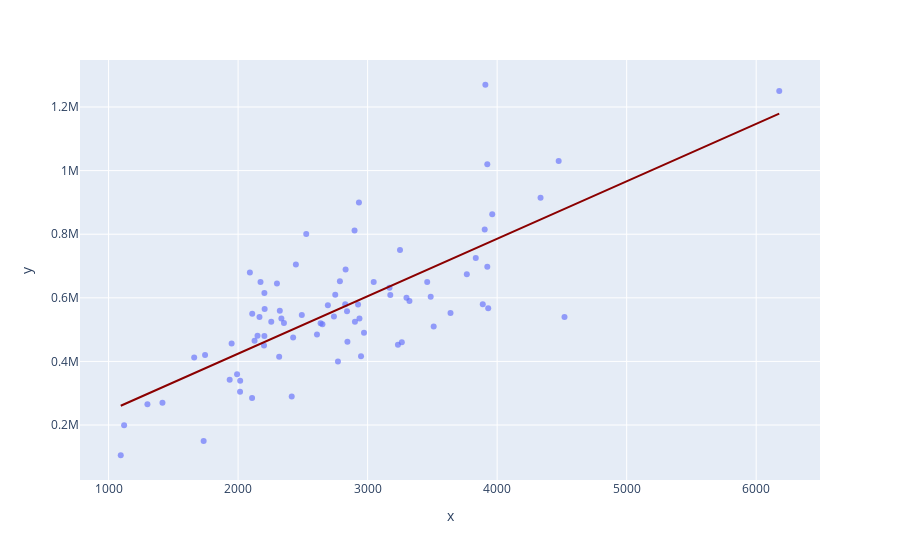

Source (notebook cell):
### Code cell
import plotly.express as px

# Plot with Plotly Express
px.scatter(x=X_train['area'], y=y_train, opacity=0.65, 
                trendline='ols', trendline_color_override='darkred')
